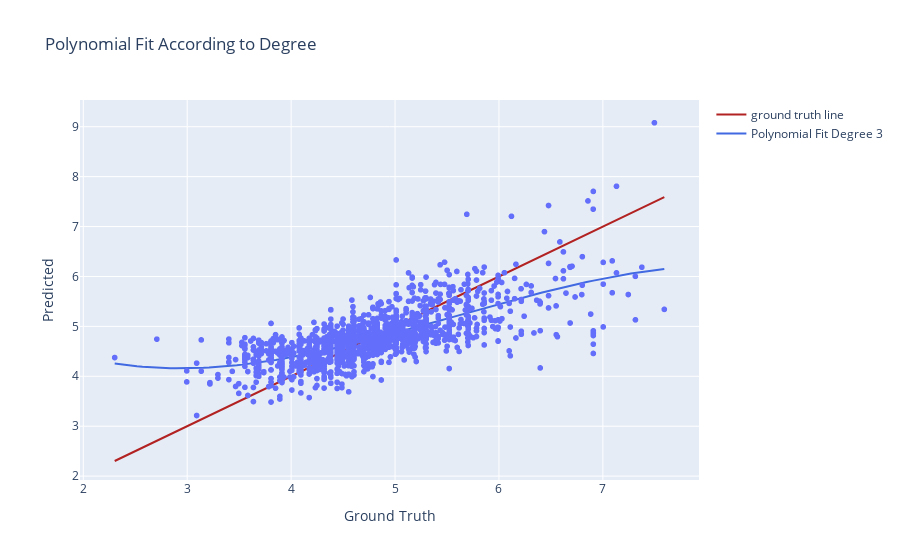

The notebook cell this image was saved under:
### Code cell
plot_graphs(y_test, y_pred, degree)

### Figure 1 — Plotly figure (JSON) as saved in the notebook; plotly's stock layout.template omitted (floating-point values rounded to 4 significant figures; data arrays with more than 128 entries replaced by an {"elided": "..."} marker saying what was removed)
{"data": [{"hovertemplate": "ground truth=%{x}<br>Predicted=%{y}<extra></extra>", "legendgroup": "", "marker": {"color": "#636efa", "symbol": "circle"}, "mode": "markers", "name": "", "showlegend": false, "type": "scattergl", "x": {"elided": "1478 float values"}, "xaxis": "x", "y": {"elided": "1478 float values"}, "yaxis": "y"}, {"line": {"color": "firebrick", "width": 2}, "mode": "lines", "name": "ground truth line", "type": "scatter", "x": {"elided": "1478 float values"}, "y": {"elided": "1478 float values"}}, {"line": {"color": "royalblue", "width": 2}, "mode": "lines", "name": "Polynomial Fit Degree 3", "type": "scatter", "x": [2.303, 2.356, 2.409, 2.463, 2.516, 2.57, 2.623, 2.677, 2.73, 2.783, 2.837, 2.89, 2.944, 2.997, 3.05, 3.104, 3.157, 3.211, 3.264, 3.318, 3.371, 3.424, 3.478, 3.531, 3.585, 3.638, 3.691, 3.745, 3.798, 3.852, 3.905, 3.959, 4.012, 4.065, 4.119, 4.172, 4.226, 4.279, 4.332, 4.386, 4.439, 4.493, 4.546, 4.6, 4.653, 4.706, 4.76, 4.813, 4.867, 4.92, 4.973, 5.027, 5.08, 5.134, 5.187, 5.241, 5.294, 5.347, 5.401, 5.454, 5.508, 5.561, 5.614, 5.668, 5.721, 5.775, 5.828, 5.882, 5.935, 5.988, 6.042, 6.095, 6.149, 6.202, 6.255, 6.309, 6.362, 6.416, 6.469, 6.523, 6.576, 6.629, 6.683, 6.736, 6.79, 6.843, 6.896, 6.95, 7.003, 7.057, 7.11, 7.164, 7.217, 7.27, 7.324, 7.377, 7.431, 7.484, 7.537, 7.591], "y": [4.255, 4.239, 4.225, 4.212, 4.2, 4.19, 4.181, 4.174, 4.169, 4.164, 4.161, 4.16, 4.159, 4.16, 4.162, 4.166, 4.17, 4.176, 4.183, 4.191, 4.2, 4.21, 4.221, 4.234, 4.247, 4.261, 4.276, 4.292, 4.309, 4.327, 4.345, 4.365, 4.385, 4.406, 4.427, 4.45, 4.473, 4.496, 4.521, 4.545, 4.571, 4.597, 4.623, 4.65, 4.678, 4.706, 4.734, 4.763, 4.792, 4.822, 4.851, 4.881, 4.912, 4.942, 4.973, 5.004, 5.035, 5.066, 5.097, 5.129, 5.16, 5.192, 5.223, 5.255, 5.286, 5.317, 5.349, 5.38, 5.411, 5.441, 5.472, 5.502, 5.532, 5.562, 5.591, 5.621, 5.649, 5.678, 5.706, 5.733, 5.76, 5.787, 5.813, 5.838, 5.863, 5.887, 5.911, 5.934, 5.957, 5.978, 5.999, 6.019, 6.039, 6.057, 6.075, 6.092, 6.108, 6.123, 6.137, 6.151]}], "layout": {"legend": {"tracegroupgap": 0}, "title": {"text": "Polynomial Fit According to Degree"}, "xaxis": {"anchor": "y", "domain": [0, 1], "title": {"text": "Ground Truth"}}, "yaxis": {"anchor": "x", "domain": [0, 1], "title": {"text": "Predicted"}}}}
